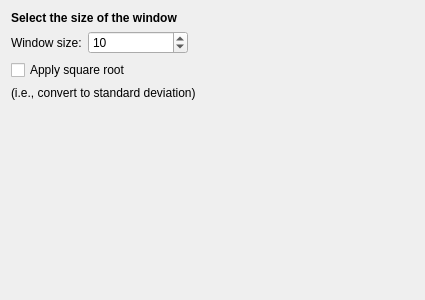
<?xml version="1.0" encoding="UTF-8"?>
<ui version="4.0">
 <class>MovingVarianceFilter</class>
 <widget class="QWidget" name="MovingVarianceFilter">
  <property name="geometry">
   <rect>
    <x>0</x>
    <y>0</y>
    <width>425</width>
    <height>300</height>
   </rect>
  </property>
  <property name="windowTitle">
   <string>Form</string>
  </property>
  <layout class="QVBoxLayout" name="verticalLayout">
   <item>
    <widget class="QLabel" name="label">
     <property name="font">
      <font>
       <bold>true</bold>
      </font>
     </property>
     <property name="text">
      <string>Select the size of the window</string>
     </property>
    </widget>
   </item>
   <item>
    <layout class="QFormLayout" name="formLayout">
     <item row="0" column="1">
      <widget class="QSpinBox" name="spinBoxSamples">
       <property name="maximumSize">
        <size>
         <width>100</width>
         <height>16777215</height>
        </size>
       </property>
       <property name="minimum">
        <number>1</number>
       </property>
       <property name="maximum">
        <number>1000</number>
       </property>
       <property name="value">
        <number>10</number>
       </property>
      </widget>
     </item>
     <item row="0" column="0">
      <widget class="QLabel" name="label_2">
       <property name="text">
        <string>Window size:</string>
       </property>
      </widget>
     </item>
    </layout>
   </item>
   <item>
    <widget class="QCheckBox" name="checkBoxStdDev">
     <property name="text">
      <string>Apply square root</string>
     </property>
    </widget>
   </item>
   <item>
    <widget class="QLabel" name="label_3">
     <property name="text">
      <string>(i.e., convert to standard deviation)</string>
     </property>
    </widget>
   </item>
   <item>
    <spacer name="verticalSpacer">
     <property name="orientation">
      <enum>Qt::Vertical</enum>
     </property>
     <property name="sizeHint" stdset="0">
      <size>
       <width>20</width>
       <height>40</height>
      </size>
     </property>
    </spacer>
   </item>
  </layout>
 </widget>
 <resources/>
 <connections/>
</ui>
